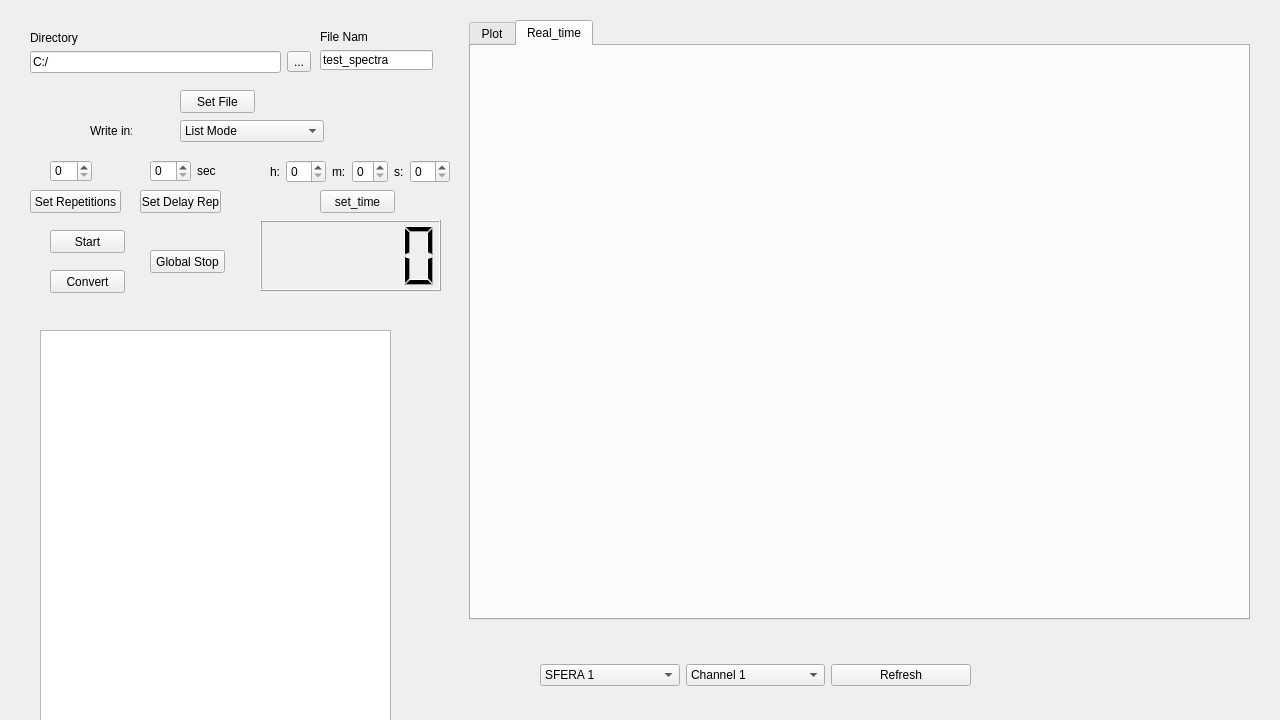
<?xml version="1.0" encoding="UTF-8"?>
<ui version="4.0">
 <class>timed_spectra</class>
 <widget class="QWidget" name="timed_spectra">
  <property name="geometry">
   <rect>
    <x>0</x>
    <y>0</y>
    <width>1280</width>
    <height>720</height>
   </rect>
  </property>
  <property name="windowTitle">
   <string>Form</string>
  </property>
  <widget class="QPushButton" name="convert">
   <property name="geometry">
    <rect>
     <x>50</x>
     <y>270</y>
     <width>75</width>
     <height>23</height>
    </rect>
   </property>
   <property name="text">
    <string>Convert</string>
   </property>
  </widget>
  <widget class="QLabel" name="label_2">
   <property name="geometry">
    <rect>
     <x>30</x>
     <y>30</y>
     <width>81</width>
     <height>16</height>
    </rect>
   </property>
   <property name="text">
    <string>Directory</string>
   </property>
  </widget>
  <widget class="QTabWidget" name="tabWidget">
   <property name="geometry">
    <rect>
     <x>469</x>
     <y>20</y>
     <width>781</width>
     <height>600</height>
    </rect>
   </property>
   <property name="currentIndex">
    <number>1</number>
   </property>
   <widget class="QWidget" name="Plot">
    <attribute name="title">
     <string>Plot</string>
    </attribute>
    <widget class="QCustomPlot" name="widget" native="true">
     <property name="geometry">
      <rect>
       <x>30</x>
       <y>30</y>
       <width>700</width>
       <height>500</height>
      </rect>
     </property>
    </widget>
   </widget>
   <widget class="QWidget" name="Real_time">
    <attribute name="title">
     <string>Real_time</string>
    </attribute>
    <widget class="QCustomPlot" name="widget_2" native="true">
     <property name="geometry">
      <rect>
       <x>30</x>
       <y>30</y>
       <width>700</width>
       <height>500</height>
      </rect>
     </property>
    </widget>
   </widget>
  </widget>
  <widget class="QLineEdit" name="file_name">
   <property name="geometry">
    <rect>
     <x>320</x>
     <y>50</y>
     <width>113</width>
     <height>20</height>
    </rect>
   </property>
   <property name="text">
    <string>test_spectra</string>
   </property>
  </widget>
  <widget class="QPushButton" name="start">
   <property name="geometry">
    <rect>
     <x>50</x>
     <y>230</y>
     <width>75</width>
     <height>23</height>
    </rect>
   </property>
   <property name="text">
    <string>Start</string>
   </property>
  </widget>
  <widget class="QPushButton" name="set_file">
   <property name="geometry">
    <rect>
     <x>180</x>
     <y>90</y>
     <width>75</width>
     <height>23</height>
    </rect>
   </property>
   <property name="text">
    <string>Set File</string>
   </property>
  </widget>
  <widget class="QWidget" name="layoutWidget">
   <property name="geometry">
    <rect>
     <x>30</x>
     <y>50</y>
     <width>281</width>
     <height>24</height>
    </rect>
   </property>
   <layout class="QHBoxLayout" name="horizontalLayout">
    <item>
     <widget class="QLineEdit" name="directory_name">
      <property name="text">
       <string>C:/</string>
      </property>
     </widget>
    </item>
    <item>
     <widget class="QToolButton" name="toolButton">
      <property name="text">
       <string>...</string>
      </property>
     </widget>
    </item>
   </layout>
  </widget>
  <widget class="LCDNumber" name="lcd_display">
   <property name="geometry">
    <rect>
     <x>260</x>
     <y>220</y>
     <width>181</width>
     <height>71</height>
    </rect>
   </property>
  </widget>
  <widget class="QLabel" name="label">
   <property name="geometry">
    <rect>
     <x>90</x>
     <y>120</y>
     <width>42</width>
     <height>22</height>
    </rect>
   </property>
   <property name="text">
    <string>Write in:</string>
   </property>
  </widget>
  <widget class="QTextBrowser" name="logger">
   <property name="geometry">
    <rect>
     <x>40</x>
     <y>330</y>
     <width>351</width>
     <height>391</height>
    </rect>
   </property>
  </widget>
  <widget class="QLabel" name="label_3">
   <property name="geometry">
    <rect>
     <x>320</x>
     <y>30</y>
     <width>47</width>
     <height>13</height>
    </rect>
   </property>
   <property name="text">
    <string>File Name</string>
   </property>
  </widget>
  <widget class="QComboBox" name="write_mode">
   <property name="geometry">
    <rect>
     <x>180</x>
     <y>120</y>
     <width>144</width>
     <height>22</height>
    </rect>
   </property>
   <item>
    <property name="text">
     <string>List Mode</string>
    </property>
   </item>
   <item>
    <property name="text">
     <string>Spectra Mode</string>
    </property>
   </item>
  </widget>
  <widget class="QWidget" name="layoutWidget_2">
   <property name="geometry">
    <rect>
     <x>540</x>
     <y>660</y>
     <width>431</width>
     <height>30</height>
    </rect>
   </property>
   <layout class="QHBoxLayout" name="horizontalLayout_2">
    <item>
     <widget class="QComboBox" name="sfera">
      <item>
       <property name="text">
        <string>SFERA 1</string>
       </property>
      </item>
      <item>
       <property name="text">
        <string>SFERA 2</string>
       </property>
      </item>
      <item>
       <property name="text">
        <string>SFERA 3</string>
       </property>
      </item>
      <item>
       <property name="text">
        <string>SFERA 4</string>
       </property>
      </item>
      <item>
       <property name="text">
        <string>SFERA 5</string>
       </property>
      </item>
      <item>
       <property name="text">
        <string>SFERA 6</string>
       </property>
      </item>
      <item>
       <property name="text">
        <string>SFERA 7</string>
       </property>
      </item>
      <item>
       <property name="text">
        <string>SFERA 8</string>
       </property>
      </item>
      <item>
       <property name="text">
        <string>SFERA 9</string>
       </property>
      </item>
      <item>
       <property name="text">
        <string>SFERA 10</string>
       </property>
      </item>
      <item>
       <property name="text">
        <string>SFERA 11</string>
       </property>
      </item>
      <item>
       <property name="text">
        <string>SFERA 12</string>
       </property>
      </item>
     </widget>
    </item>
    <item>
     <widget class="QComboBox" name="comboBox">
      <item>
       <property name="text">
        <string>Channel 1</string>
       </property>
      </item>
      <item>
       <property name="text">
        <string>Channel 2</string>
       </property>
      </item>
      <item>
       <property name="text">
        <string>Channel 3</string>
       </property>
      </item>
      <item>
       <property name="text">
        <string>Channel 4</string>
       </property>
      </item>
      <item>
       <property name="text">
        <string>Channel 5</string>
       </property>
      </item>
      <item>
       <property name="text">
        <string>Channel 6</string>
       </property>
      </item>
      <item>
       <property name="text">
        <string>Channel 7</string>
       </property>
      </item>
      <item>
       <property name="text">
        <string>Channel 8</string>
       </property>
      </item>
      <item>
       <property name="text">
        <string>Channel 9</string>
       </property>
      </item>
      <item>
       <property name="text">
        <string>Channel 10</string>
       </property>
      </item>
      <item>
       <property name="text">
        <string>Channel 11</string>
       </property>
      </item>
      <item>
       <property name="text">
        <string>Channel 12</string>
       </property>
      </item>
      <item>
       <property name="text">
        <string>Channel 13</string>
       </property>
      </item>
      <item>
       <property name="text">
        <string>Channel 14</string>
       </property>
      </item>
      <item>
       <property name="text">
        <string>Channel 15</string>
       </property>
      </item>
      <item>
       <property name="text">
        <string>Channel 16</string>
       </property>
      </item>
     </widget>
    </item>
    <item>
     <widget class="QPushButton" name="pushButton">
      <property name="text">
       <string>Refresh</string>
      </property>
     </widget>
    </item>
   </layout>
  </widget>
  <widget class="QPushButton" name="set_time">
   <property name="geometry">
    <rect>
     <x>320</x>
     <y>190</y>
     <width>75</width>
     <height>23</height>
    </rect>
   </property>
   <property name="text">
    <string>set_time</string>
   </property>
  </widget>
  <widget class="QPushButton" name="set_repetitions">
   <property name="geometry">
    <rect>
     <x>30</x>
     <y>190</y>
     <width>91</width>
     <height>23</height>
    </rect>
   </property>
   <property name="text">
    <string>Set Repetitions</string>
   </property>
   <property name="checkable">
    <bool>false</bool>
   </property>
  </widget>
  <widget class="QSpinBox" name="spin_repetitions">
   <property name="geometry">
    <rect>
     <x>50</x>
     <y>160</y>
     <width>42</width>
     <height>22</height>
    </rect>
   </property>
  </widget>
  <widget class="QWidget" name="layoutWidget">
   <property name="geometry">
    <rect>
     <x>270</x>
     <y>160</y>
     <width>180</width>
     <height>24</height>
    </rect>
   </property>
   <layout class="QHBoxLayout" name="horizontalLayout_6">
    <item>
     <layout class="QHBoxLayout" name="horizontalLayout_3">
      <item>
       <widget class="QLabel" name="label_4">
        <property name="text">
         <string>h:</string>
        </property>
       </widget>
      </item>
      <item>
       <widget class="QSpinBox" name="spin_h"/>
      </item>
     </layout>
    </item>
    <item>
     <layout class="QHBoxLayout" name="horizontalLayout_4">
      <item>
       <widget class="QLabel" name="label_5">
        <property name="text">
         <string>m:</string>
        </property>
       </widget>
      </item>
      <item>
       <widget class="QSpinBox" name="spin_m"/>
      </item>
     </layout>
    </item>
    <item>
     <layout class="QHBoxLayout" name="horizontalLayout_5">
      <item>
       <widget class="QLabel" name="label_6">
        <property name="text">
         <string>s:</string>
        </property>
       </widget>
      </item>
      <item>
       <widget class="QSpinBox" name="spin_s"/>
      </item>
     </layout>
    </item>
   </layout>
  </widget>
  <widget class="QPushButton" name="pushButton_2">
   <property name="geometry">
    <rect>
     <x>140</x>
     <y>190</y>
     <width>81</width>
     <height>23</height>
    </rect>
   </property>
   <property name="text">
    <string>Set Delay Rep</string>
   </property>
  </widget>
  <widget class="QWidget" name="layoutWidget">
   <property name="geometry">
    <rect>
     <x>150</x>
     <y>160</y>
     <width>71</width>
     <height>22</height>
    </rect>
   </property>
   <layout class="QHBoxLayout" name="horizontalLayout_7" stretch="0,10">
    <item>
     <widget class="QSpinBox" name="spin_delay_rep"/>
    </item>
    <item>
     <widget class="QLabel" name="label_7">
      <property name="text">
       <string>sec</string>
      </property>
     </widget>
    </item>
   </layout>
  </widget>
  <widget class="QPushButton" name="pushButton_3">
   <property name="geometry">
    <rect>
     <x>150</x>
     <y>250</y>
     <width>75</width>
     <height>23</height>
    </rect>
   </property>
   <property name="text">
    <string>Global Stop</string>
   </property>
  </widget>
 </widget>
 <customwidgets>
  <customwidget>
   <class>QCustomPlot</class>
   <extends>QWidget</extends>
   <header>qcustomplot.h</header>
   <container>1</container>
  </customwidget>
  <customwidget>
   <class>LCDNumber</class>
   <extends>QLCDNumber</extends>
   <header>lcdnumber.h</header>
  </customwidget>
 </customwidgets>
 <resources/>
 <connections/>
</ui>
